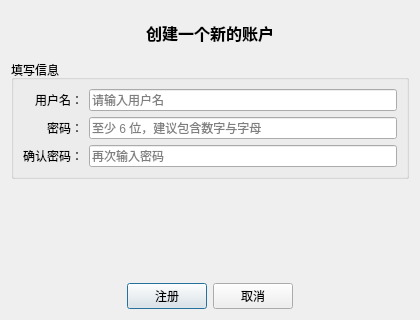
<?xml version="1.0" encoding="UTF-8"?>
<ui version="4.0">
 <class>RegisterWindow</class>
 <widget class="QDialog" name="RegisterWindow">
  <property name="geometry">
   <rect>
    <x>0</x>
    <y>0</y>
    <width>420</width>
    <height>320</height>
   </rect>
  </property>
  <property name="windowTitle">
   <string>注册新用户</string>
  </property>
  <layout class="QVBoxLayout" name="verticalLayout">
   <item>
    <widget class="QLabel" name="headerLabel">
     <property name="styleSheet">
      <string notr="true">font-size: 16px; font-weight: bold;</string>
     </property>
     <property name="text">
      <string>创建一个新的账户</string>
     </property>
     <property name="alignment">
      <set>Qt::AlignmentFlag::AlignCenter</set>
     </property>
    </widget>
   </item>
   <item>
    <widget class="QGroupBox" name="formGroupBox">
     <property name="title">
      <string>填写信息</string>
     </property>
     <layout class="QFormLayout" name="formLayout">
      <property name="labelAlignment">
       <set>Qt::AlignmentFlag::AlignRight|Qt::AlignmentFlag::AlignTrailing|Qt::AlignmentFlag::AlignVCenter</set>
      </property>
      <item row="0" column="0">
       <widget class="QLabel" name="usernameLabel">
        <property name="text">
         <string>用户名：</string>
        </property>
       </widget>
      </item>
      <item row="0" column="1">
       <widget class="QLineEdit" name="usernameLineEdit">
        <property name="placeholderText">
         <string>请输入用户名</string>
        </property>
       </widget>
      </item>
      <item row="1" column="0">
       <widget class="QLabel" name="passwordLabel">
        <property name="text">
         <string>密码：</string>
        </property>
       </widget>
      </item>
      <item row="1" column="1">
       <widget class="QLineEdit" name="passwordLineEdit">
        <property name="echoMode">
         <enum>QLineEdit::EchoMode::Password</enum>
        </property>
        <property name="placeholderText">
         <string>至少 6 位，建议包含数字与字母</string>
        </property>
       </widget>
      </item>
      <item row="2" column="0">
       <widget class="QLabel" name="confirmLabel">
        <property name="text">
         <string>确认密码：</string>
        </property>
       </widget>
      </item>
      <item row="2" column="1">
       <widget class="QLineEdit" name="confirmPasswordLineEdit">
        <property name="echoMode">
         <enum>QLineEdit::EchoMode::Password</enum>
        </property>
        <property name="placeholderText">
         <string>再次输入密码</string>
        </property>
       </widget>
      </item>
     </layout>
    </widget>
   </item>
   <item>
    <widget class="QLabel" name="hintLabel">
     <property name="text">
      <string/>
     </property>
     <property name="alignment">
      <set>Qt::AlignmentFlag::AlignLeading|Qt::AlignmentFlag::AlignLeft|Qt::AlignmentFlag::AlignVCenter</set>
     </property>
    </widget>
   </item>
   <item>
    <widget class="QLabel" name="statusLabel">
     <property name="text">
      <string/>
     </property>
     <property name="alignment">
      <set>Qt::AlignmentFlag::AlignCenter</set>
     </property>
    </widget>
   </item>
   <item>
    <layout class="QHBoxLayout" name="buttonLayout">
     <item>
      <spacer name="horizontalSpacer">
       <property name="orientation">
        <enum>Qt::Orientation::Horizontal</enum>
       </property>
       <property name="sizeHint" stdset="0">
        <size>
         <width>40</width>
         <height>20</height>
        </size>
       </property>
      </spacer>
     </item>
     <item>
      <widget class="QPushButton" name="registerButton">
       <property name="text">
        <string>注册</string>
       </property>
      </widget>
     </item>
     <item>
      <widget class="QPushButton" name="cancelButton">
       <property name="text">
        <string>取消</string>
       </property>
      </widget>
     </item>
     <item>
      <spacer name="horizontalSpacer_2">
       <property name="orientation">
        <enum>Qt::Orientation::Horizontal</enum>
       </property>
       <property name="sizeHint" stdset="0">
        <size>
         <width>40</width>
         <height>20</height>
        </size>
       </property>
      </spacer>
     </item>
    </layout>
   </item>
  </layout>
 </widget>
 <resources/>
 <connections/>
</ui>
